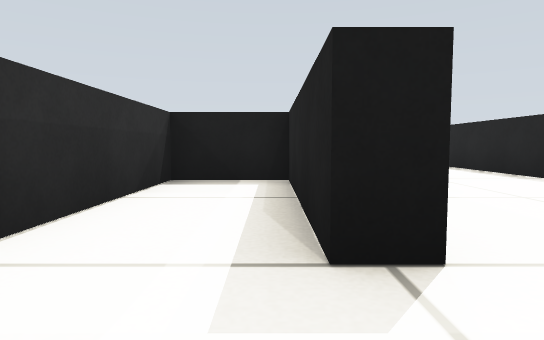
View 1 (above)

24 first-person views from a walk through a robot-simulator world made for Gazebo. The camera is 0.26 m above the floor, tilts 4° down and sees 75° across. The floor is counted in squares, 0.5 m on a side. Each view is taken from the middle of a square. On the plan, view 1 faces up. The plan holds only what a view shows up to about 9 squares ahead; the rest is blank.

View 2
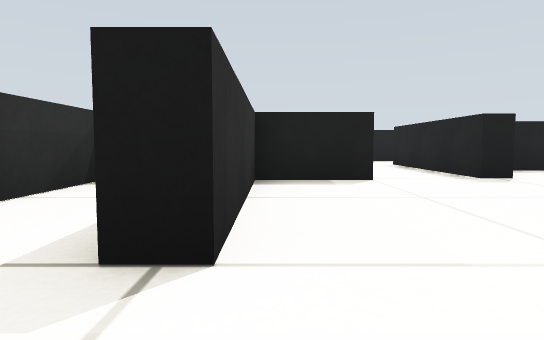

View 3
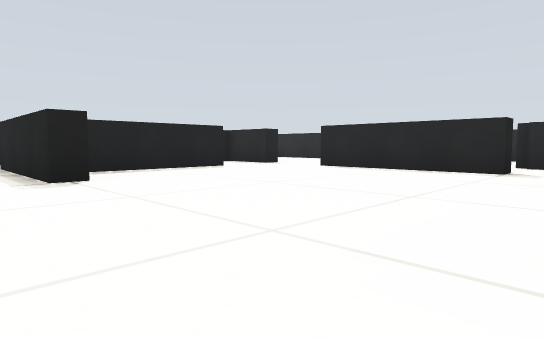

View 4
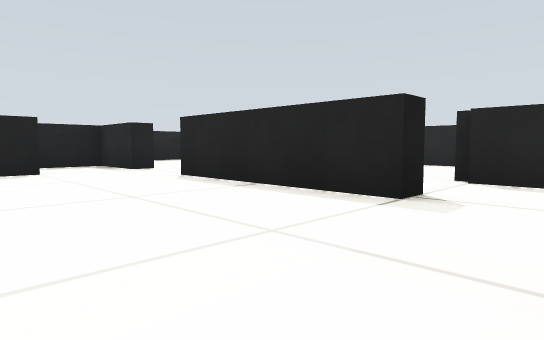

View 5
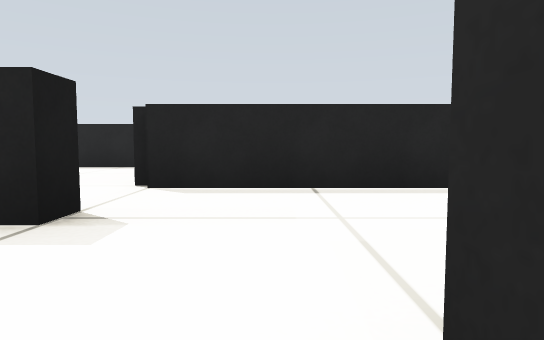

View 6
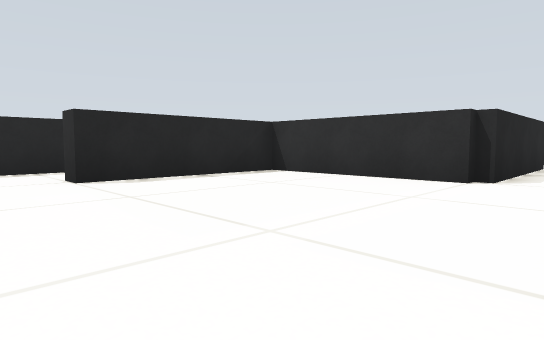

View 7
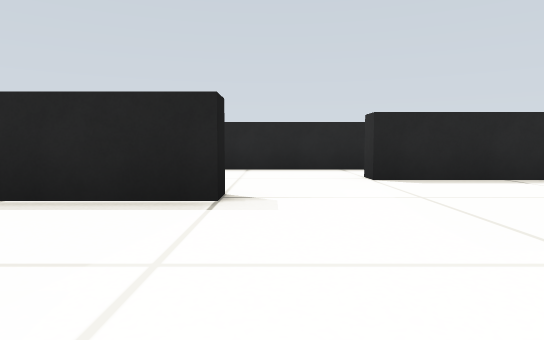

View 8
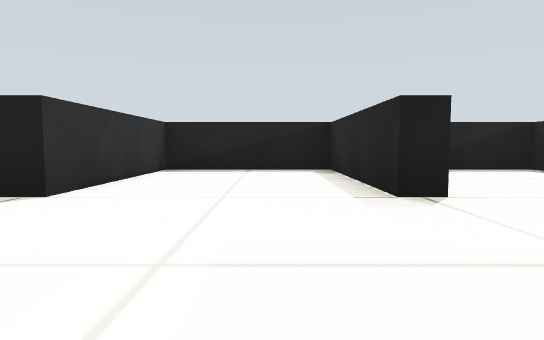

View 9
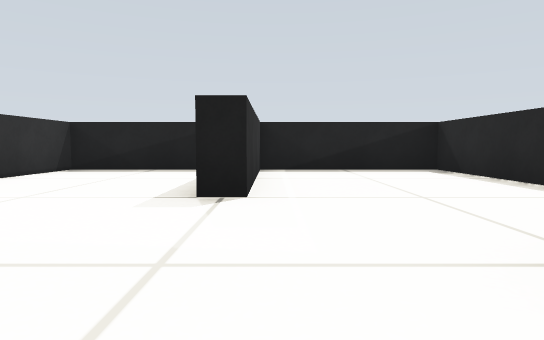

View 10
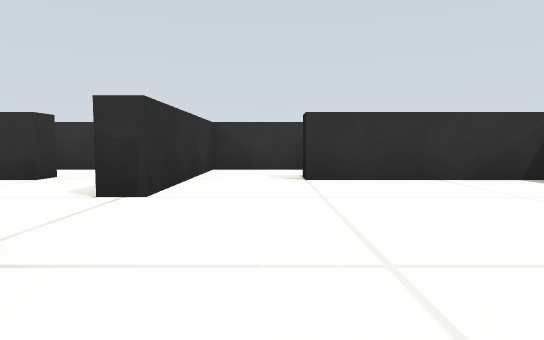

View 11
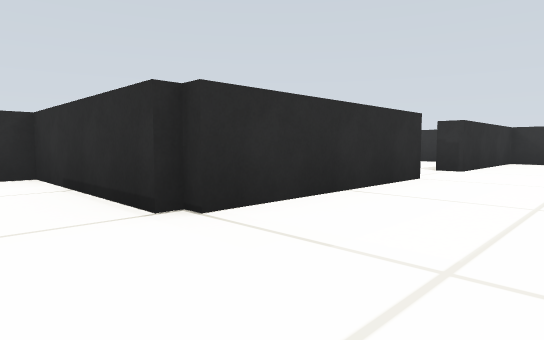

View 12
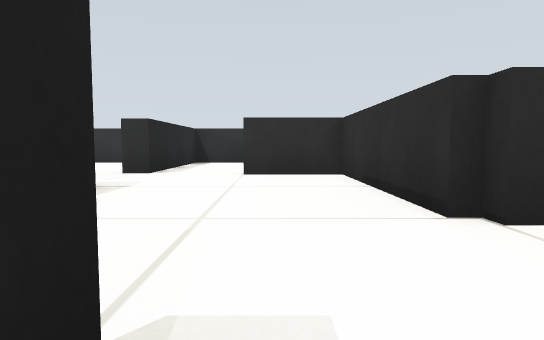

View 13
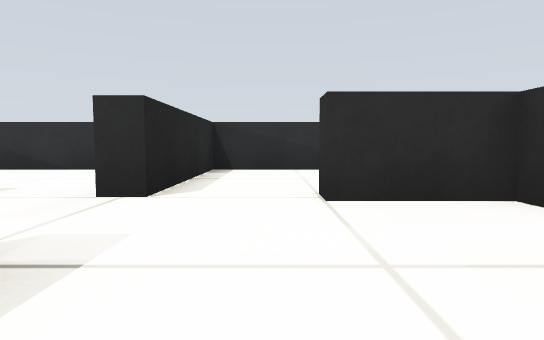

View 14
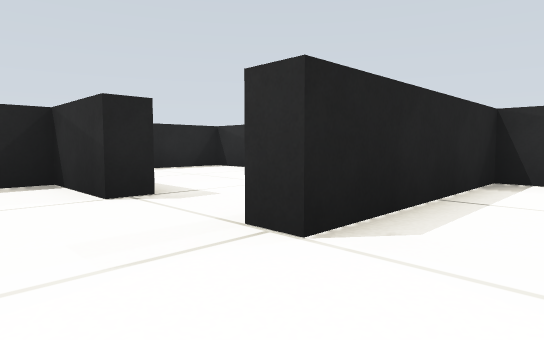

View 15
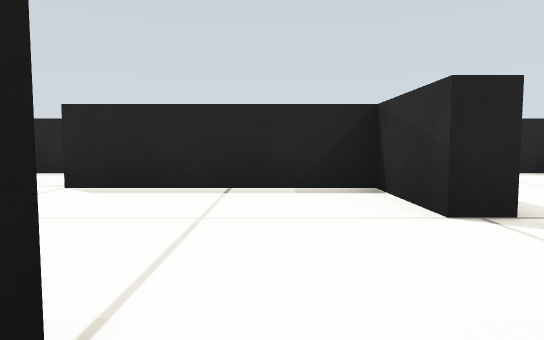

View 16
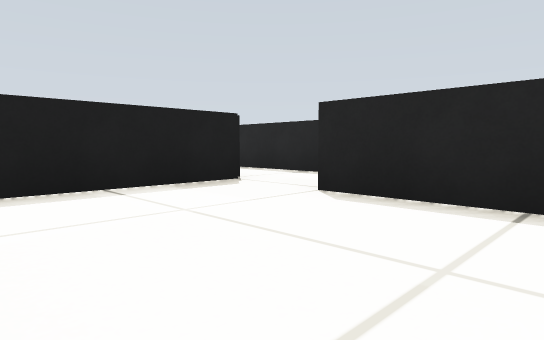

View 17
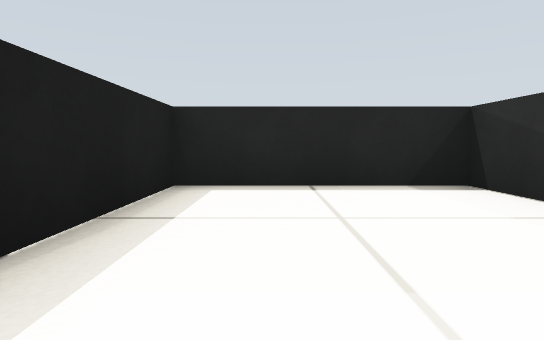

View 18
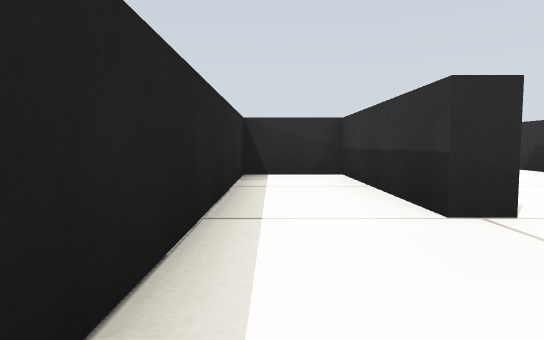

View 19
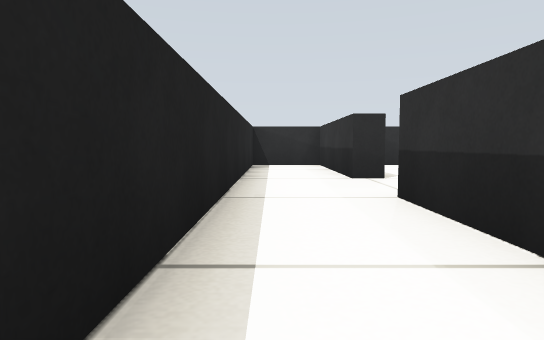

View 20
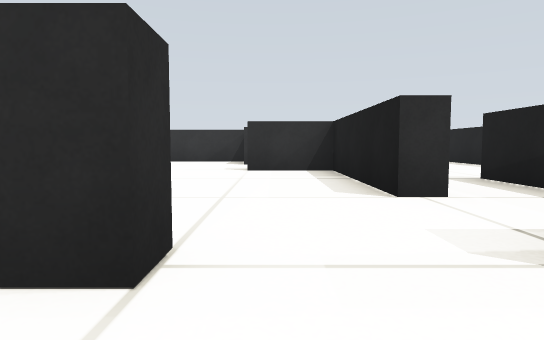

View 21
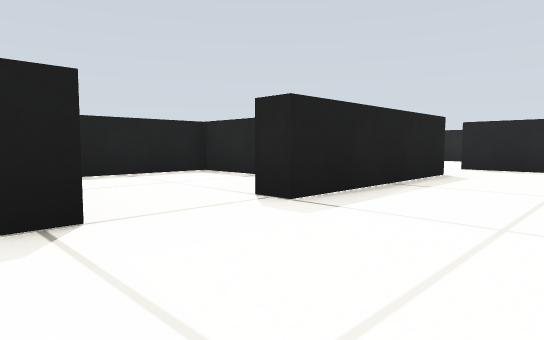

View 22
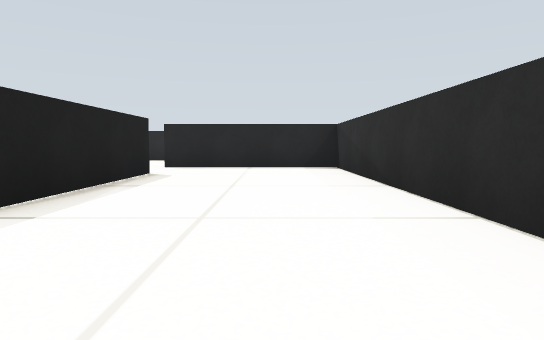

View 23
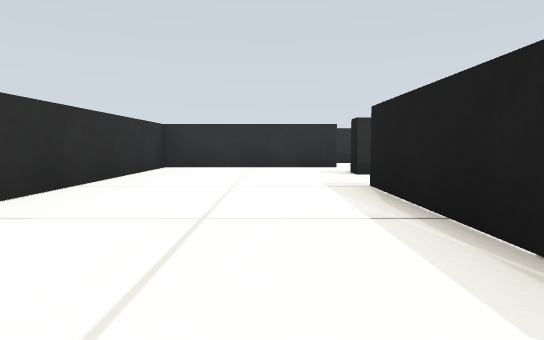

View 24
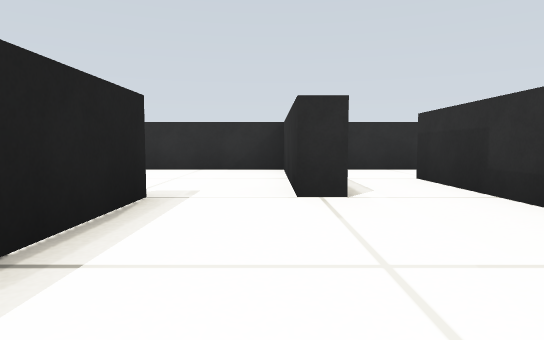

### Floor plan
Points are (right, up) in squares from view 1. A wall is a line through its corners. A room is listed if a view was taken in it or the views show most of it. See-through windows are left out.
Room 1 (views 1, 2)
walls: (0.7, 1.5) (0.3, 1.5) (0.3, 5.2) (-1.5, 5.2) (-1.5, -0.2) (1.5, -0.2)
ways out: opening at (1, 0.5) to room 2
Room 2 (views 3, 4, 5, 6, 7, 8, 9, 10, 11, 12, 13, 14, 15, 16, 20)
walls: (10.9, 1.5) (10.3, 1.5) (10.3, 5.5) (10.8, 5.5) (10.8, 5); (8.5, 7.9) (8.5, 7.2) (4.8, 7.2) (4.8, 5.5) (4.3, 5.5); (12.2, -2.5) (12.2, 1.7) (16.2, 1.7) (16.2, 5.5) (16.8, 5.5); (4.4, -0.2) (8.7, -0.2) (8.7, -4.3) (10.5, -4.3); (2.6, 5.2) (0.7, 5.2) (0.7, 1.5); (18.5, 5.6) (18.5, 11.5) (14.8, 11.5) (14.8, 7.5) (14.3, 7.5) (14.3, 11.5) (10.8, 11.5) (10.8, 7.5) (10.3, 7.5) (10.3, 9.3) (8.4, 9.3); (12.2, -4.5) (12.8, -4.5); (1.5, -0.2) (2.5, -0.2)
ways out: opening at (1, 0.5) to room 1; opening at (18, 6) to room 4; opening at (11.5, -5) to room 5; opening at (3.5, -1) to room 6; opening at (13, -3.5) to room 7; opening at (7.5, 8) to room 9; opening at (3.5, 6)
Room 3 (view 17)
walls: (14.6, -8.5) (18.5, -8.5) (18.5, -4.8) (15.5, -4.8); (14.5, -4.9) (14.5, -4.3); (12.7, -4.8) (12.7, -5.5)
ways out: opening at (14, -5) to room 7
Room 4 (views 18, 19)
walls: (16.7, -0.5) (16.7, -4.3) (18.5, -4.3) (18.5, 5.6); (16.7, 3.5) (16.7, 1.5)
ways out: opening at (18, 6) to room 2; opening at (17, 0) to room 7
Room 5 (views 21, 22, 23)
walls: (10.5, -4.3) (10.5, -4.8) (6.5, -4.8); (4.9, -4.5) (4.3, -4.5); (2.7, -4.5) (2.7, -8.5) (12.2, -8.5) (12.2, -4.5)
ways out: opening at (11.5, -5) to room 2; opening at (4, -4) to room 6; opening at (6, -5) to room 8
Room 6 (view 24)
walls: (2.1, -4.5) (2.7, -4.5); (0.2, -2.5) (0.7, -2.5) (0.7, -6.5); (4.3, -4.5) (4.3, -2.5); (-1.5, -2.6) (-1.5, -3.6); (2.5, -0.2) (2.5, -0.7); (-0.1, -8.5) (1.5, -8.5)
ways out: opening at (3.5, -1) to room 2; opening at (4, -4) to room 5
Room 7 (no view inside)
walls: (14.5, -4.3) (16.2, -4.3) (16.2, -0.5) (16.7, -0.5); (16.5, 1.2) (13.5, 1.2)
ways out: opening at (13, -3.5) to room 2; opening at (14, -5) to room 3; opening at (17, 0) to room 4
Room 8 (no view inside)
walls: (8.3, -2.4) (8.3, -0.8) (5.9, -0.8); (6.5, -4.8) (6.5, -4.2)
ways out: opening at (6, -5) to room 5
Room 9 (no view inside)
walls: (8.4, 9.3) (6.5, 9.3)
ways out: opening at (7.5, 8) to room 2; opening at (6, 9)

Where each view was taken, in squares from view 1:
view 1: 0 up, 0 right, facing up
view 2: 0 up, 1 right, facing up
view 3: 0 up, 3 right, facing up-right
view 4: 0 up, 7 right, facing up-right
view 5: 0 up, 8 right, facing right
view 6: 7 up, 11 right, facing down-right
view 7: 7 up, 11 right, facing right
view 8: 4 up, 13 right, facing up
view 9: 4 up, 15 right, facing up
view 10: 1 up, 6 right, facing left
view 11: 2 up, 10 right, facing down-left
view 12: 2 up, 10 right, facing down
view 13: 1 down, 11 right, facing down
view 14: 3 down, 11 right, facing down-right
view 15: 3 down, 12 right, facing right
view 16: 3 down, 13 right, facing up-right
view 17: 6 down, 14 right, facing right
view 18: 2 up, 18 right, facing down
view 19: 5 up, 18 right, facing down
view 20: 6 up, 12 right, facing left
view 21: 7 down, 4 right, facing up-right
view 22: 7 down, 4 right, facing right
view 23: 6 down, 11 right, facing left
view 24: 1 down, 3 right, facing down
